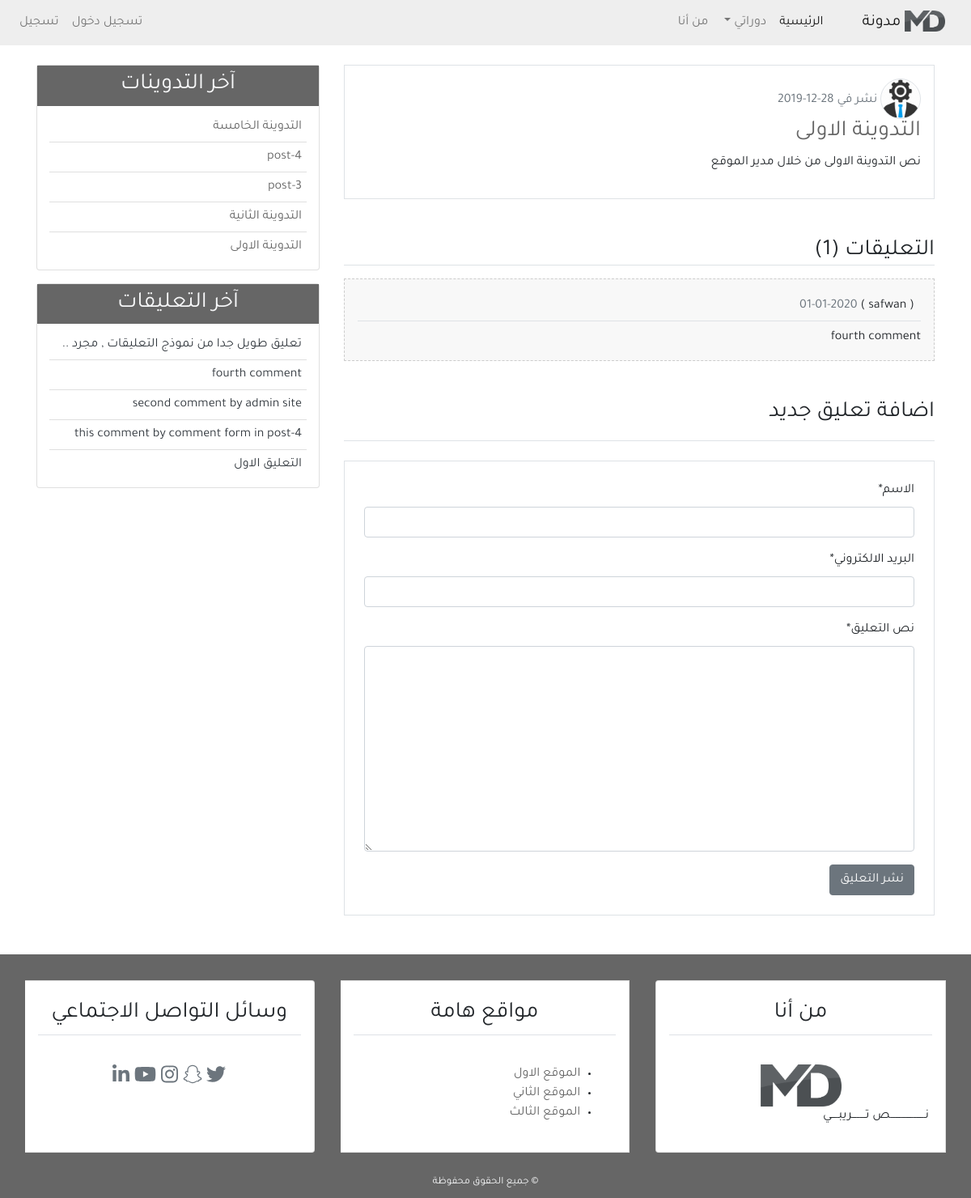
/detail/1/, run on an earlier commit of the app's database.
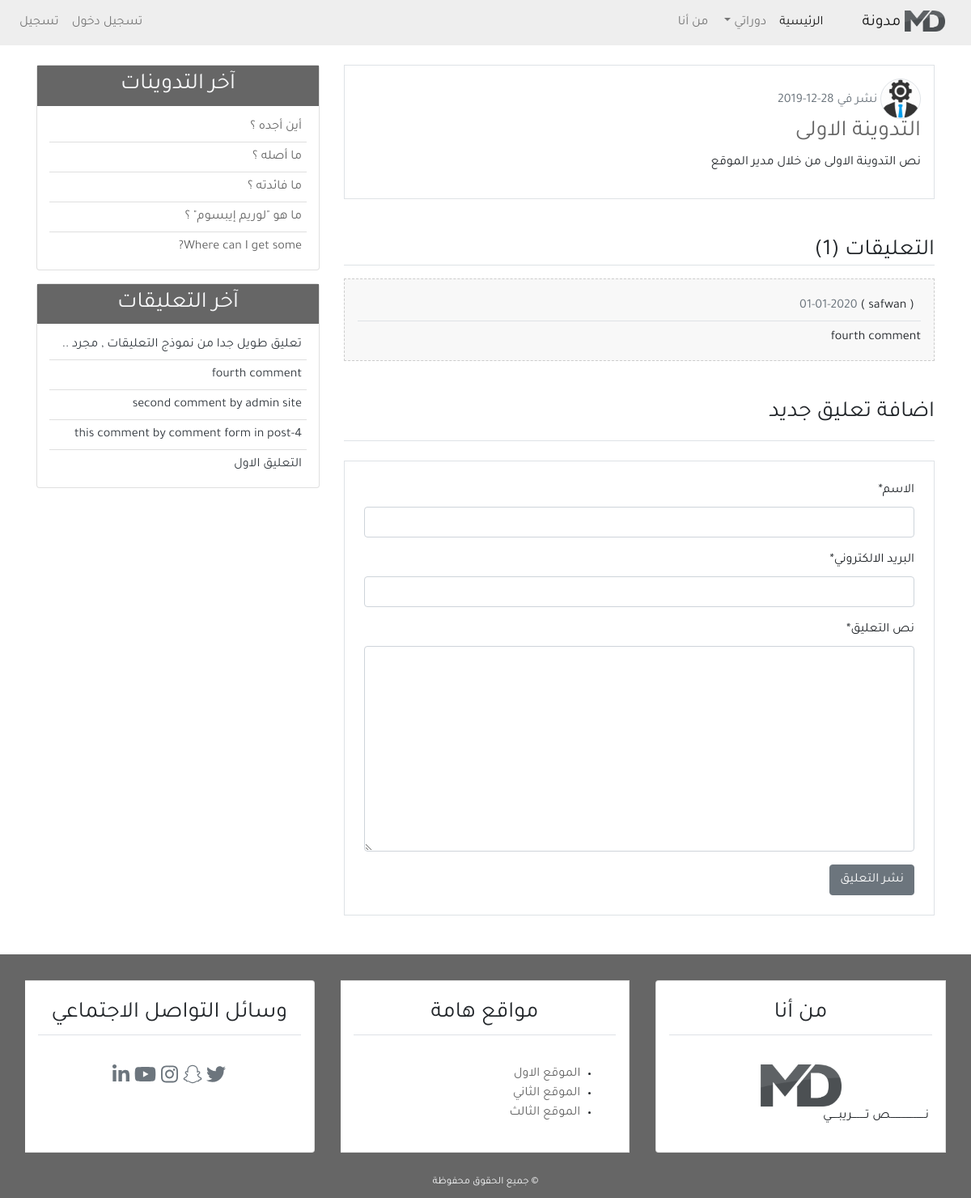
And on a later commit of the database.
### blog/models.py (models this page shows, shortened)
class Comment(models.Model):                                        # -8a
    name = models.CharField(max_length=50, verbose_name='الاسم')    # -9c add arabic word
    email = models.EmailField(verbose_name='البريد الالكتروني')
    body = models.TextField(verbose_name='نص التعليق')
    cmnt_date = models.DateTimeField(auto_now=True)
    active = models.BooleanField(default=False)
    post = models.ForeignKey(Post, on_delete=models.CASCADE, related_name='comments')
    class Meta:                                                     # -8e
        ordering = ('-cmnt_date', )

class Post(models.Model):                                           # -5a
    title = models.CharField(max_length=100)
    content = models.TextField()
    post_date = models.DateTimeField(default=timezone.now)           # (auto_now_add=True)
    post_update = models.DateTimeField(auto_now=True)
    author = models.ForeignKey(User, on_delete=models.CASCADE)
    def __str__(self):                                              # -5c
        return self.title
    class Meta:                                                     # -6b
        ordering = ('-post_date', )

### user/models.py (models this page shows, shortened)
class Profile(models.Model):                                                    # -20a
    image = models.ImageField(default='default.jpg', upload_to='profile_pics')  # -20a
    user = models.OneToOneField(User, on_delete=models.CASCADE)

### blog/views.py (the view)
def post_detail(request, post_id):                          # -7a
    post = get_object_or_404(Post, pk=post_id)               # -7b
    comments = post.comments.filter(active=True)           # -8d   post.related_name
    if request.method == 'POST':                            # -11a
        comment_form = NewComment(data=request.POST)
        if comment_form.is_valid():                         # -11b
            new_comment = comment_form.save(commit=False)
            new_comment.post = post                         # الارتباط بجدول التدوينات
            new_comment.save()
            comment_form = NewComment()
    else:
        comment_form = NewComment
    context = {
        'page_title': post,
        'post': post,                                       # -7b
        'comments': comments,                              # -8d
        'comment_form': comment_form,                       # -9b
    }
    return render(request, 'blog/detail.html', context)

### blog/templatetags/post_tag.py (called while the page is built)
@register.inclusion_tag('blog/latest_posts.html')       # -12a
def latest_posts():
    context = {
        'l_posts': Post.objects.all()[0:5]
    }
    return context

@register.inclusion_tag('blog/latest_comments.html')       # -13a
def latest_comments():
    context = {
        'l_comments': Comment.objects.filter(active=True)[0:5]
    }
    return context

### blog/templates/blog/detail.html (shortened to what this page needs)
{% extends 'blog/base.html' %}
{% load static %}
{% load crispy_forms_tags %}
{% block content %}
    <div class="border p-3 mb-4">
        <img src="{{post.author.profile.image.url}}"
            class="img-fluid rounded-circle border" alt="شعار المدونة" width="50px">
        <span class="text-secondary">نشر في {{ post.post_date|date:'d-m-Y' }}</span>
        <h3 class="text-dark"><a href="#">{{ post.title }}</a></h3>
        <p>{{ post.content }}</p>
    </div>
    <h3 class="border-bottom mt-5 mb-3">التعليقات ({{ comments.count }})</h3>
    {% if comments %}
        {% for comment in comments %}
            <div class="mb-3 p-3 comment">
                <h6 class="border-bottom p-2">
                    ( {{ comment.name }} )
                    <span class="text-secondary">{{ comment.cmnt_date|date:'d-m-Y' }}</span>
                </h6>
                <p class="mb-0">{{ comment.body }}</p>
            </div>
        {% endfor %}
    {% else %}
        <div class="text-center mb-3 p-4 comment">
            <h5 class="mb-0">لا توجد تعليقات</h5>
        </div>
    {% endif %}
<h3 class="border-bottom pb-3 mb-3 mt-5">اضافة تعليق جديد</h3>
<div class="border p-4 mb-5 mt-4">
    <form method="POST">
        {{comment_form|crispy}}
        <input class="btn btn-secondary" type="submit" value="نشر التعليق">
    </form>
</div>
{% endblock content %}

### blog/templates/blog/latest_posts.html
<ul class="list-group-flush latest_post">
    {% for post in l_posts %}
        <li class="list-group-item latest_post_item">
            <a href="{% url 'detail_url' post.id %}">{{ post.title }}</a>
        </li>
    {% endfor %}
</ul>

### blog/templates/blog/latest_comments.html
<ul class="list-group-flush latest_comment">
    {% for comment in l_comments %}
        <li class="list-group-item latest_comment_item">
            <a class="text-dark" href="{% url 'detail_url' comment.post.id %}">
                {% if comment.body|length > 40 %}
                {{ comment.body|slice:'40' }} ..
                {% else %}
                {{ comment.body }}
                {% endif %}
            </a>
        </li>
    {% empty %}
    <li class="list-group-item latest_comment_item">لا توجد تعليقات</li>
    {% endfor %}
</ul>

What changed in the data, as far as the page shows it:
no longer on one of the page's lists (row unchanged): Post: title "التدوينة الاولى"
no longer on this page (row unchanged): Post: title "التدوينة الخامسة"
no longer on this page (row unchanged): Post: title "post-4"
no longer on this page (row unchanged): Post: title "post-3"
no longer on this page (row unchanged): Post: title "التدوينة الثانية"
added Post: title "أين أجده ؟"
added Post: title "ما أصله ؟"
added Post: title "ما فائدته ؟"
added Post: title "ما هو \"لوريم إيبسوم\" ؟"
added Post: title "Where can I get some?"
